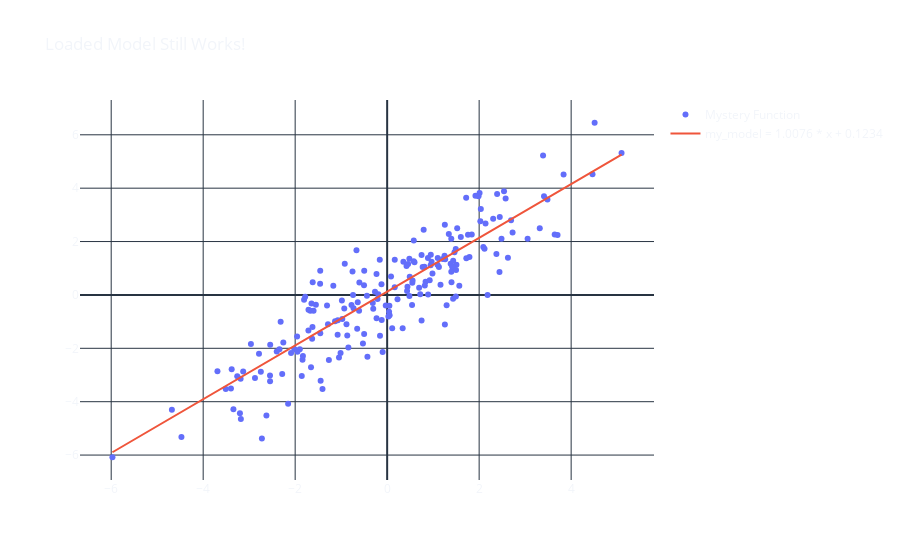

Notebook code cell kept with this figure:
### Markdown cell above
⚠️Warning! ONLY EXECUTE THE NEXT CELL IF YOU WANT TO EXECUTE THE PAYLOAD (THE ONE PROVIDED IN THIS ORIGINAL NOTEBOOK IS HARMLESS).⚠️

### Code cell
import plotly.graph_objects as go
import numpy as np
with open(r"bad_pickle", "rb") as fp:
    my_dict = pickle.load(fp)
    fp.close()

print(my_dict)

w0 = my_dict['w']
b0 = my_dict['b']


x = np.random.randn(200)*2
noise = np.random.normal(1, 20, 200)*0.05
y = x + noise

model_LR = np.dot(x, w0) + b0

fig = go.Figure(data=go.Scatter(
    x=x, y=y, mode='markers', name='Mystery Function'))
fig.update_layout(template='plotly_dark',
                  title='Loaded Model Still Works!',
                  paper_bgcolor='rgba(0, 0, 0, 0)',
                  plot_bgcolor='rgba(0, 0, 0, 0)')
fig.add_trace(go.Scatter(x=x, y=model_LR,
              name=f'my_model = {round(w0, 4)} * x + {round(b0, 4)}'))


fig.show()

### Figure 1 — Plotly figure (JSON) as saved in the notebook; plotly's stock layout.template omitted (floating-point values rounded to 4 significant figures; data arrays with more than 128 entries replaced by an {"elided": "..."} marker saying what was removed)
{"data": [{"mode": "markers", "name": "Mystery Function", "type": "scatter", "x": {"elided": "200 float values"}, "y": {"elided": "200 float values"}}, {"name": "my_model = 1.0076 * x + 0.1234", "type": "scatter", "x": {"elided": "200 float values"}, "y": {"elided": "200 float values"}}], "layout": {"paper_bgcolor": "rgba(0, 0, 0, 0)", "plot_bgcolor": "rgba(0, 0, 0, 0)", "title": {"text": "Loaded Model Still Works!"}}}
